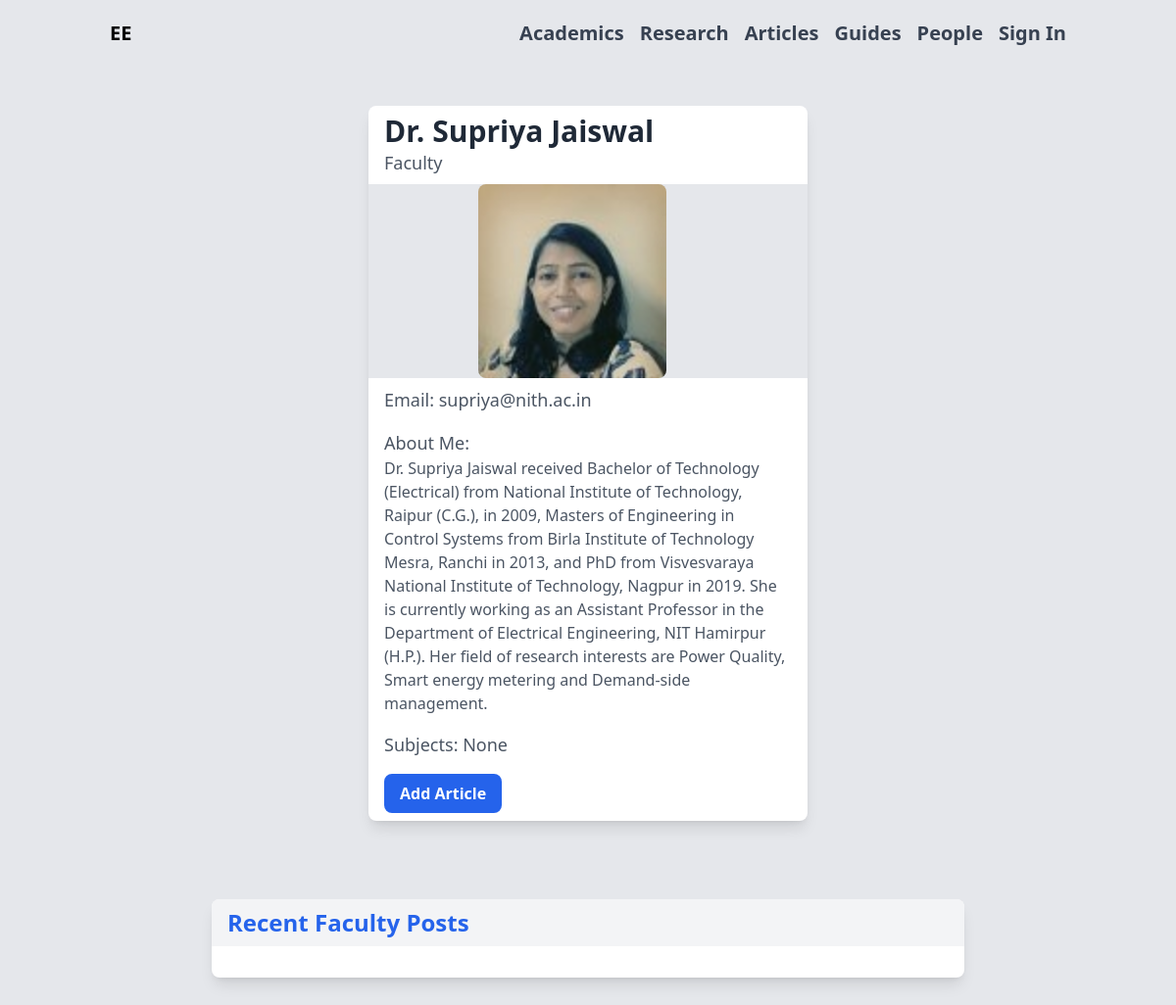
The page /profile/supriya/ on the database its author committed.
### ele/models.py (models this page shows, shortened)
class CustomUser(AbstractUser):
    role = models.CharField(choices=[(choice.value, choice.value) for choice in RoleChoices], max_length=10, null = True)
    bio = models.TextField(max_length=10000, null = True)
    name = models.TextField(max_length=30, null = True)
    company = models.TextField(null=True, blank=True)
    subjects = models.CharField(max_length=50, null = True, blank=True)
    profile_image = models.ImageField(upload_to="images/", null=True, blank=True)

### ele/views.py (the view)
# urls.py: path('profile/<str:username>/', views.user_profile, name='user_profile'),
def user_profile(request, username):
    user = get_object_or_404(CustomUser, username=username)
    if user.role == RoleChoices.ALUMNI.value:
        posts = Post.objects.filter(author=user)
        return render(request, 'ele/profile.html', {'user': user, 'posts': posts})
    elif user.role == RoleChoices.FACULTY.value:
        posts = Post.objects.filter(author=user)
        return render(request, 'ele/profile.html', {'user': user, 'posts':posts})
    else:
        return HttpResponse('Invalid user role')

### ele/templates/ele/profile.html (shortened to what this page needs)
{% extends 'ele/base.html' %}
{% block content %}
<div class="flex flex-wrap justify-center items-center">
    <div class="max-w-md w-full bg-white shadow-lg rounded-lg overflow-hidden mx-5 my-10">
        <div class="px-4 py-2">
            <h1 class="text-3xl font-bold text-gray-800">{{ user.name }}</h1>
            <h2 class="text-lg text-gray-600">{{ user.role }}</h2>
        </div>
        <div class="mx-auto flex items-center justify-center bg-gray-200 text-gray-800">
            {% if user.profile_image %}
                <img src="{{ user.profile_image.url }}" alt="{{ user.name }}" class="h-full w-full object-cover md:w-48 mr-8 rounded-lg">
            {% endif %}
        </div>
        <div class="px-4 py-2">
            <p class="text-lg text-gray-600">Email: {{ user.email }}</p>
            <p class="text-lg text-gray-600 mt-4">About Me:</p>
            <p class="text-gray-600">{{ user.bio }}</p>
            {% if user.role == 'Alumni' %}
                <p class="text-lg text-gray-600 mt-4">Company: {{ user.company }}</p>
                {% if user.is_authenticated %}
                    <a class="inline-block px-4 py-2 text-white font-bold bg-blue-600 hover:bg-blue-700 rounded-lg mt-4" href="{% url 'create_post' %}">Add Testimonial</a>
                {% endif %}
            {% elif user.role == 'Faculty' %}
                <p class="text-lg text-gray-600 mt-4">Subjects: {{ user.subjects }}</p>
                {% if user.is_authenticated %}
                    <a class="inline-block px-4 py-2 text-white font-bold bg-blue-600 hover:bg-blue-700 rounded-lg mt-4" href="{% url 'create_post' %}">Add Article</a>
                {% endif %}
            {% endif %}
        </div>
    </div>
    <div class="w-full max-w-3xl bg-white shadow-lg rounded-lg overflow-hidden mx-5 my-10">
        <h2 class="text-2xl font-bold mb-4 text-blue-600 px-4 py-2 bg-gray-100">Recent {{ user.role }} Posts</h2>
        <div class="px-4 py-2">
        </div>
    </div>
{% endblock %}

### rows shown on the page
CustomUser: name "Dr. Supriya Jaiswal", role "Faculty", profile_image (picture), email "supriya@nith.ac.in", bio "Dr. Supriya Jaiswal received Bachelor of Technology (Electrical) from National Institute of Technology, Raipur (C.G.), in 2009, Masters of Engineering in Control Systems from Birla Institute of Technology Mesra, Ranchi in 2013, and PhD from Visvesvaraya National Institute of Technology, Nagpur in 2019. She is currently working as an Assistant Professor in the Department of Electrical Engineering, NIT Hamirpur (H.P.). Her field of research interests are Power Quality, Smart energy metering and Demand-side management.", subjects "None"
